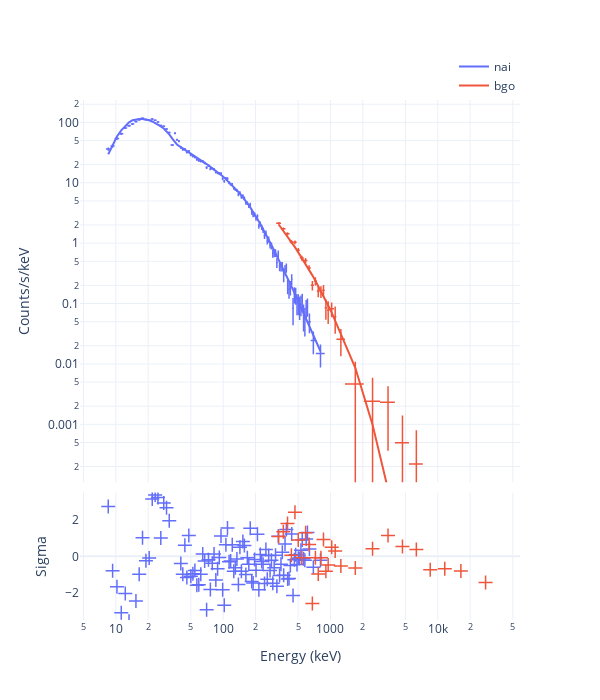

The cell this chart's notebook holds for it:
### Code cell
fig = Plot.infer(post, style='CE')
fig.save(f'{savepath}/ctsspec')
